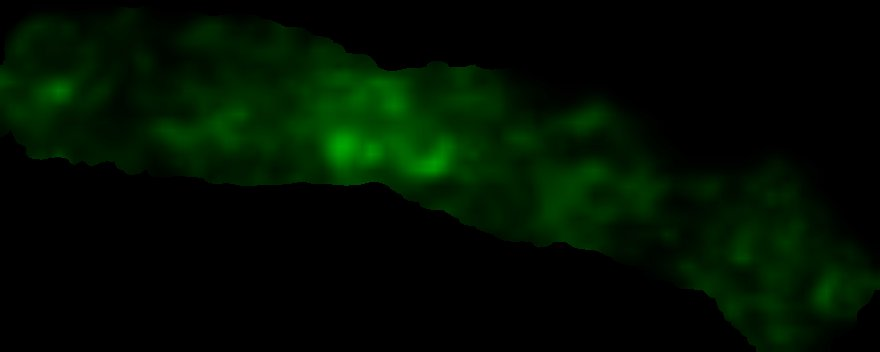
#> input picture image_to_CH/input/T6_I8_Lng-cropped-v2_CPC.jpg, 880 x 352 px, found by its file name
$ python image_to_ch.py
#> lines starting #> are read from the running program, lines starting #| are printed output that depends on the picture
# %%
from PIL import Image

# indir = (
#     "/Users/smgroves/Documents/GitHub/Cahn_Hilliard_Model/plotting/manuscript/figure 5/"
# )
# im = Image.open(f"{indir}/T3_overlay_cropped_2_v2_CPC.jpg")
indir = "/Users/smgroves/Documents/GitHub/Cahn_Hilliard_Model/image_to_CH/input"
im = Image.open(f"{indir}/T6_I8_Lng-cropped-v2_CPC.jpg")
#> im is the input picture: PIL image 880x352 RGB; mean R, G, B 0.3, 15, 0.3
im.show()

res = im.resize((256, 128), resample=Image.NEAREST)
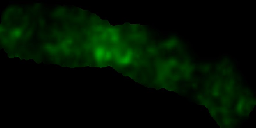
#> res: PIL image 256x128 RGB; mean R, G, B 0.3, 15, 0.3


# %%
import numpy as np

# Convert the image to grayscale
img_gray = res.convert("L")
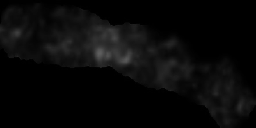
#> img_gray: PIL image 256x128 L; min 0, max 94, mean 8.9

# Convert the image to a numpy array
img_array = np.array(img_gray)
# %%

import seaborn as sns
import matplotlib.pyplot as plt

sns.heatmap(img_array, square=True)
plt.show()
# %%
# rescale to 0 to 1
img_array_psi = (img_array - np.min(img_array)) / (
    np.max(img_array) - np.min(img_array)
)
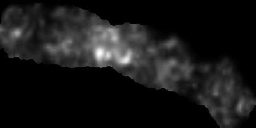
#> img_array_psi: shape (128, 256) float64; min 0, max 1, mean 0.0945
# rescale to phi  = -1 to 1
im_array_phi = 2 * img_array_psi - 1

# %%
sns.heatmap(im_array_phi, square=True)
plt.show()
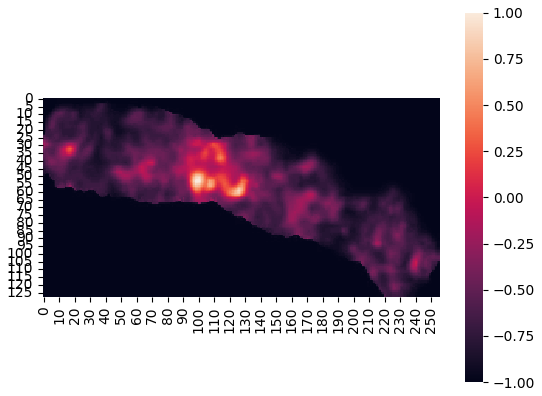
#> figure drawn by matplotlib, 2 panels

# %%
im_array_phi = im_array_phi.T
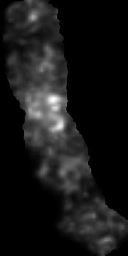
#> im_array_phi: shape (256, 128) float64; min -1, max 1, mean -0.811; drawn with min black and max white


# %%
def pad_with(vector, pad_width, iaxis, kwargs):
    pad_value = kwargs.get("padder", 0)
    vector[: pad_width[0]] = pad_value
    if pad_width[1] != 0:  # <-- the only change (0 indicates no padding)
        vector[-pad_width[1] :] = pad_value


width = np.abs(im_array_phi.shape[0] - im_array_phi.shape[1])
#> width = 128
im_array_phi_padded = np.pad(
    im_array_phi, ((0, 0), (int(width / 2), int(width / 2))), pad_with, padder=-1
)
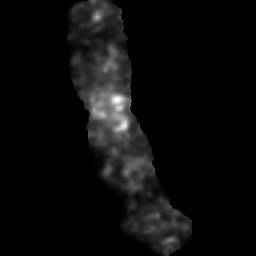
#> im_array_phi_padded: shape (256, 256) float64; min -1, max 1, mean -0.906; drawn with min black and max white
sns.heatmap(im_array_phi_padded, square=True, cmap="RdBu")
plt.show()
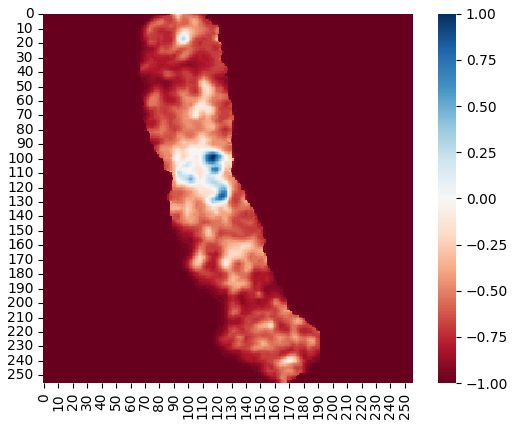
#> figure drawn by matplotlib, 2 panels
# %%
np.savetxt(
    "/Users/smgroves/Documents/GitHub/Cahn_Hilliard_Model/image_to_CH/input/MCF10A_T6I8_chromosome_phi_IC_256.csv",
    im_array_phi_padded,
    delimiter=",",
)

# %%

$ run again, with plotting/manuscript/figure 5/T3_overlay_cropped_2_v2_CPC.jpg copied over image_to_CH/input/T6_I8_Lng-cropped-v2_CPC.jpg
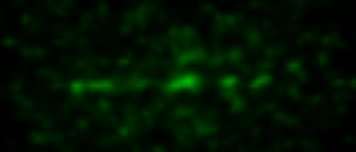
#> input picture plotting/manuscript/figure 5/T3_overlay_cropped_2_v2_CPC.jpg, 356 x 152 px, found by its file name
#> im is the input picture: PIL image 356x152 RGB; mean R, G, B 0.6, 17.8, 0.6
#> `im_array_phi_padded = np.pad( im_array_phi, ((0, 0), (int(width / 2), ..`:
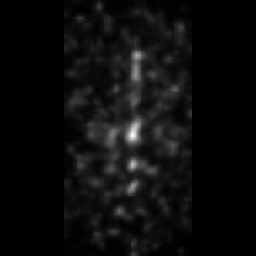
#> im_array_phi_padded: shape (256, 256) float64; min -1, max 1, mean -0.903; drawn with min black and max white
#> `plt.show()`:
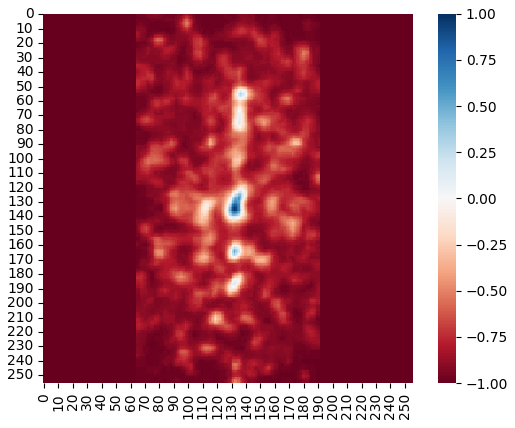
#> figure drawn by matplotlib, 2 panels
